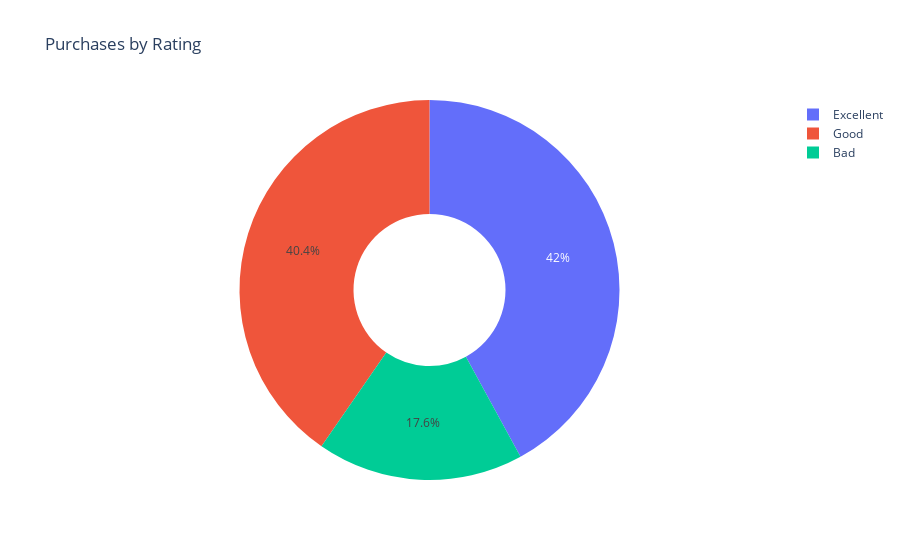

The cell this chart's notebook holds for it:
### Code cell
fig = px.pie(Purchases_by_rating, values='Count', names='Rating', title='Purchases by Rating')
fig.update_traces(hole=.4, hoverinfo="label+percent+name")
fig.show()

### Figure 1 — Plotly figure (JSON) as saved in the notebook; plotly's stock layout.template omitted (floating-point values rounded to 4 significant figures)
{"data": [{"domain": {"x": [0, 1], "y": [0, 1]}, "hole": 0.4, "hoverinfo": "label+percent+name", "hovertemplate": "Rating=%{label}<br>Count=%{value}<extra></extra>", "labels": ["Bad", "Good", "Excellent"], "legendgroup": "", "name": "", "showlegend": true, "type": "pie", "values": [683, 1569, 1634]}], "layout": {"legend": {"tracegroupgap": 0}, "title": {"text": "Purchases by Rating"}}}
